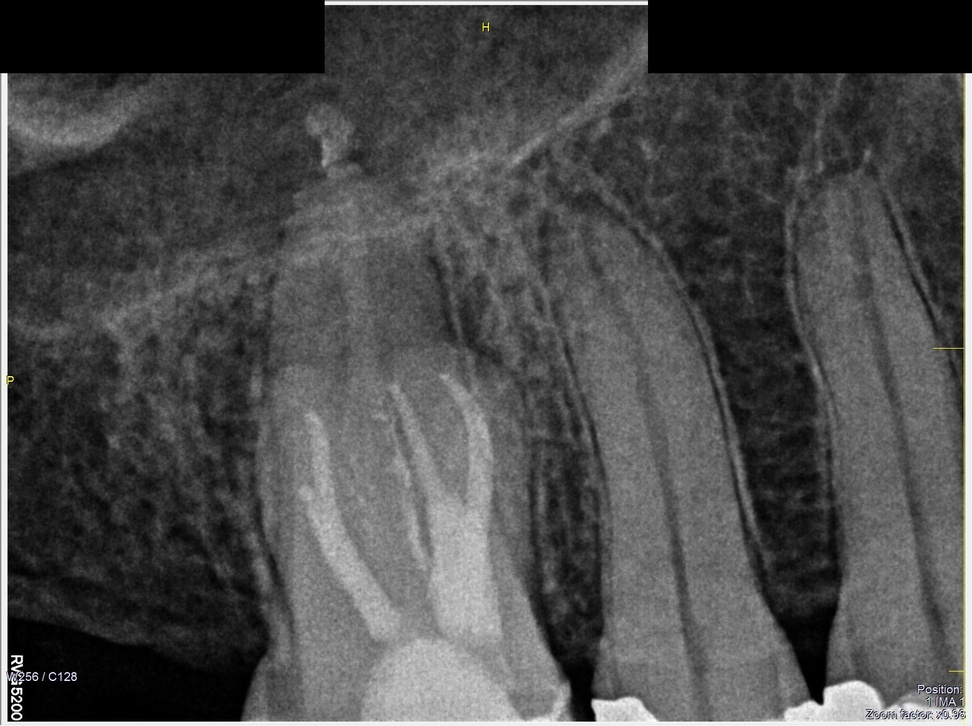
#> input picture Image preprocessing/con_imagen/105_age54_sexF_cens.jpg, 972 x 726 px, shrunk from 1554 x 1160 before the run, given as the content of the folder ../Image preprocessing/con_imagen/105_age54_sexF_cens.jpg, which was not available
$ python image_halving.py
#> lines starting #> are read from the running program, lines starting #| are printed output that depends on the picture
import numpy as np
try:
    import cv2
except:
    print('to run this script you will need to install OpenCV library')
    print('ending execution')
    import cv2
import os

path = input('enter the path where your images are')
#> the answer given: ../Image preprocessing/con_imagen/105_age54_sexF_cens.jpg
print('/n')
outpath = input('enter the path where you want to save the cropped images')
#> the answer given: out.png
#path = '/Users/cnieto/Downloads/fets'
xrays = os.listdir(path)
print(xrays)

#image = cv2.imread('/Users/cnieto/IronHack/Personal_projects/PR_Final_PeriapicalRadiography_Classification/Image_preprocessing/con_imagen/20_age59_sexF_cens.jpg')
for i in xrays:
    try:

        image = cv2.imread(f'{path}/{i}')
#> image is the input picture: shape (726, 972, 3); mean B, G, R 74.2, 74.4, 74.4
        # extract 1/4 of the width
        proportion_x = int(image.shape[1] / 4)
#> proportion_x = 243
        proportion_y = int(image.shape[0] / 2)
#> proportion_y = 363
    # crop image
    #
        #cropped = image[proportion_y: , proportion_x:-proportion_x] # notation is weird: [starty:endy, startx:endx]
        cropped = image[: , proportion_x:-proportion_x]
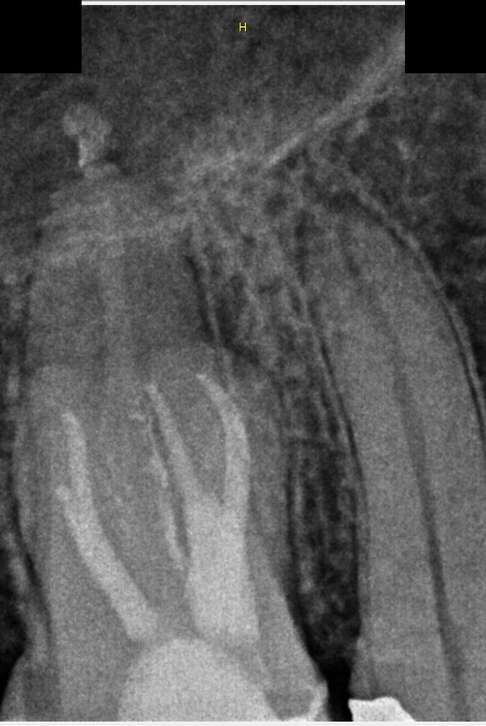
#> cropped: shape (726, 486, 3); mean B, G, R 90.2, 90.2, 90.2
        cv2.imwrite(f'{outpath}/{i[:-4]}_cropped.jpg', cropped)
    except:
        pass

$ run again, on Image preprocessing/con_imagen/111_age59_sexF_cens.jpg
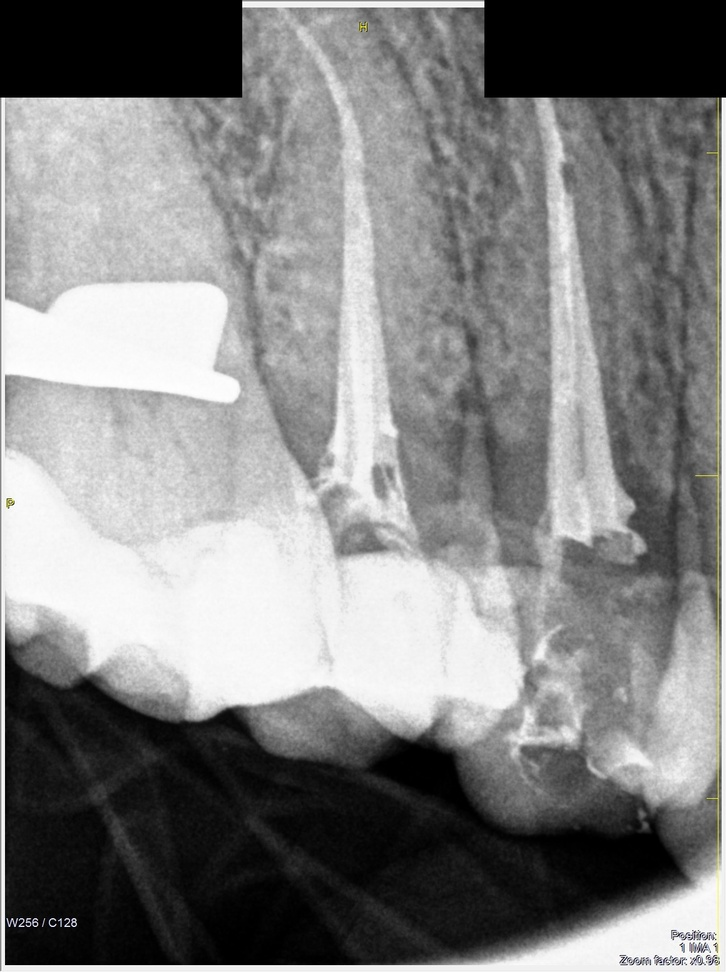
#> input picture Image preprocessing/con_imagen/111_age59_sexF_cens.jpg, 726 x 972 px, shrunk from 1160 x 1554 before the run, given as the content of the folder ../Image preprocessing/con_imagen/111_age59_sexF_cens.jpg, which was not available
#> image is the input picture: shape (972, 726, 3); mean B, G, R 131, 131.2, 131.2
#> `cropped = image[: , proportion_x:-proportion_x]`:
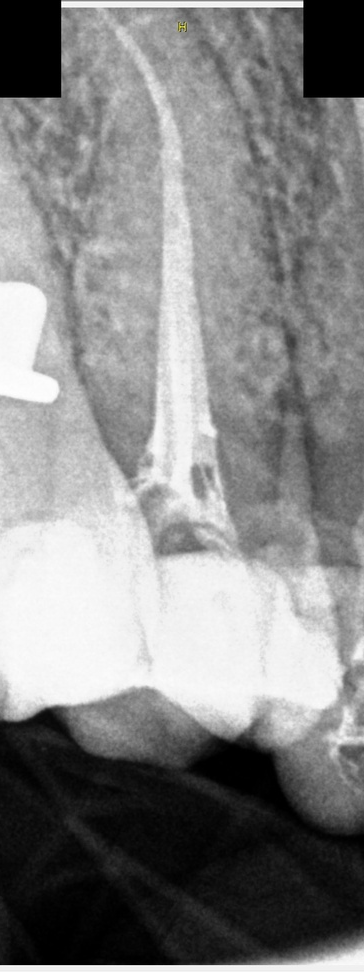
#> cropped: shape (972, 364, 3); mean B, G, R 133.8, 133.9, 133.9

$ run again, on Image preprocessing/con_imagen/140_age23_sexF_cens.jpg
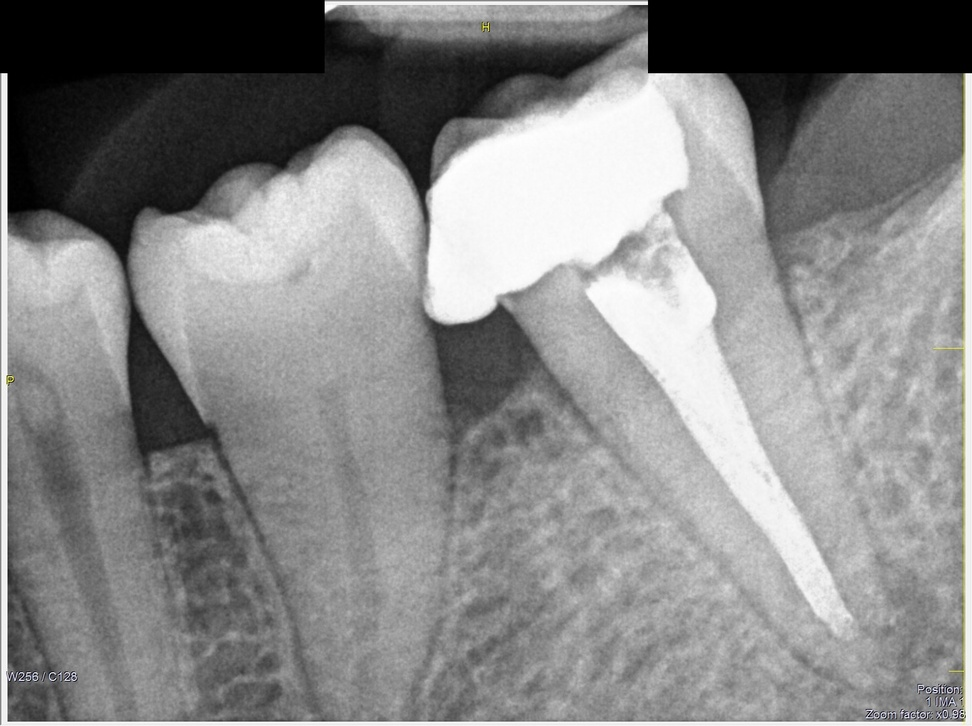
#> input picture Image preprocessing/con_imagen/140_age23_sexF_cens.jpg, 972 x 726 px, shrunk from 1554 x 1160 before the run, given as the content of the folder ../Image preprocessing/con_imagen/140_age23_sexF_cens.jpg, which was not available
#> image is the input picture: shape (726, 972, 3); mean B, G, R 135, 135.2, 135.2
#> `cropped = image[: , proportion_x:-proportion_x]`:
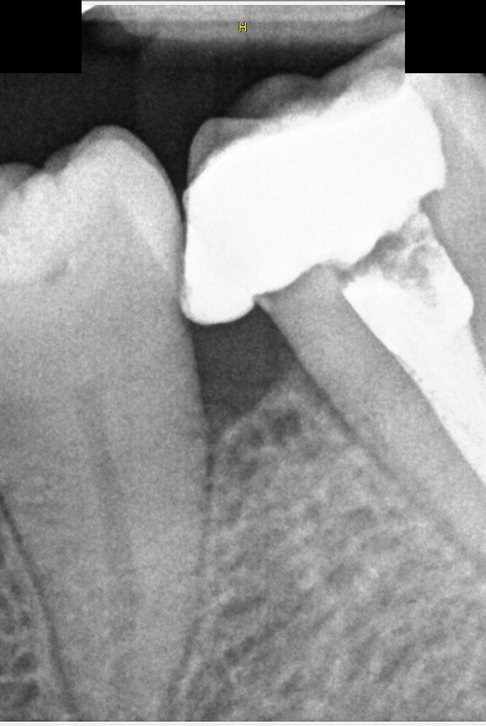
#> cropped: shape (726, 486, 3); mean B, G, R 150.9, 150.9, 150.9
